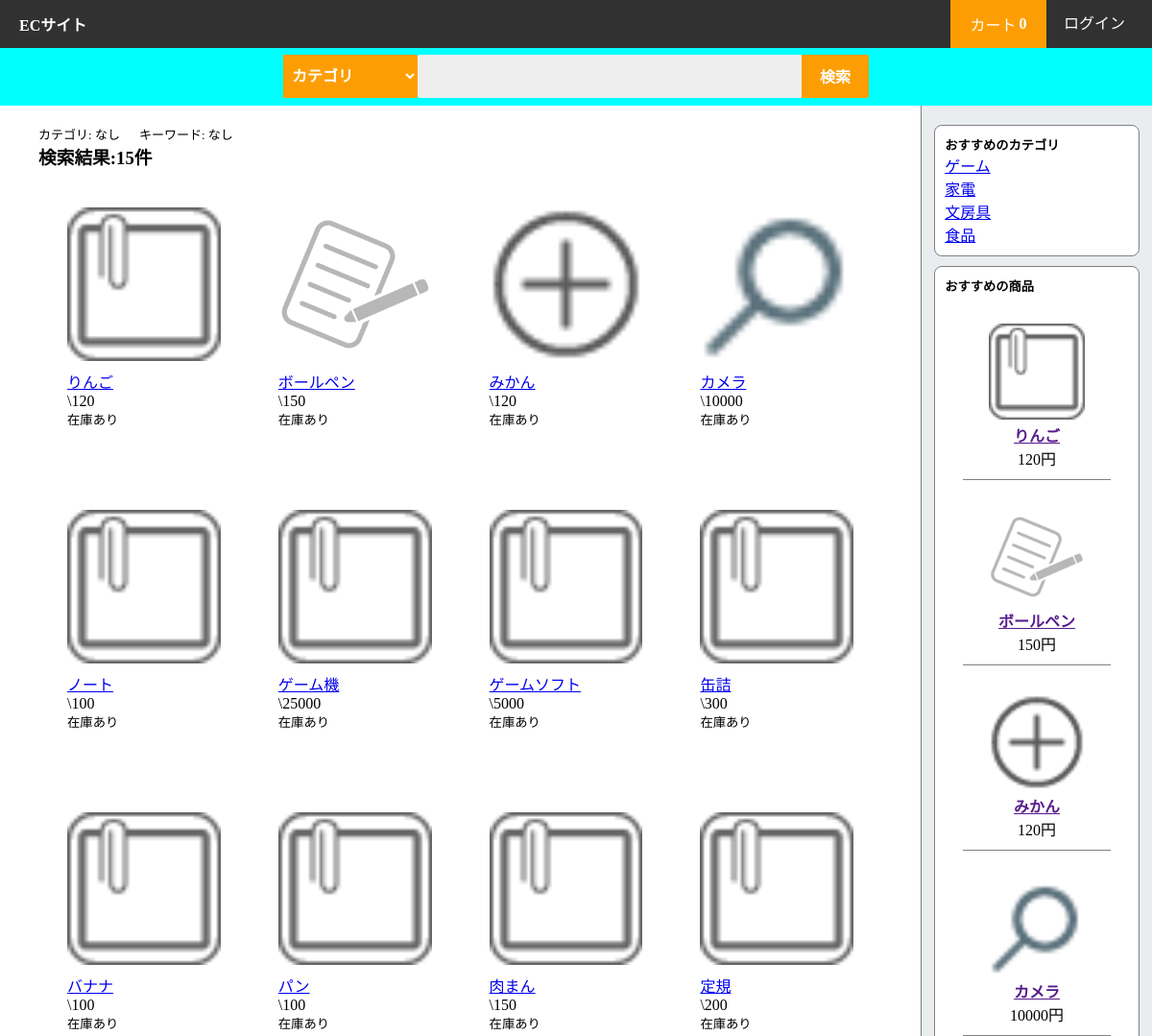
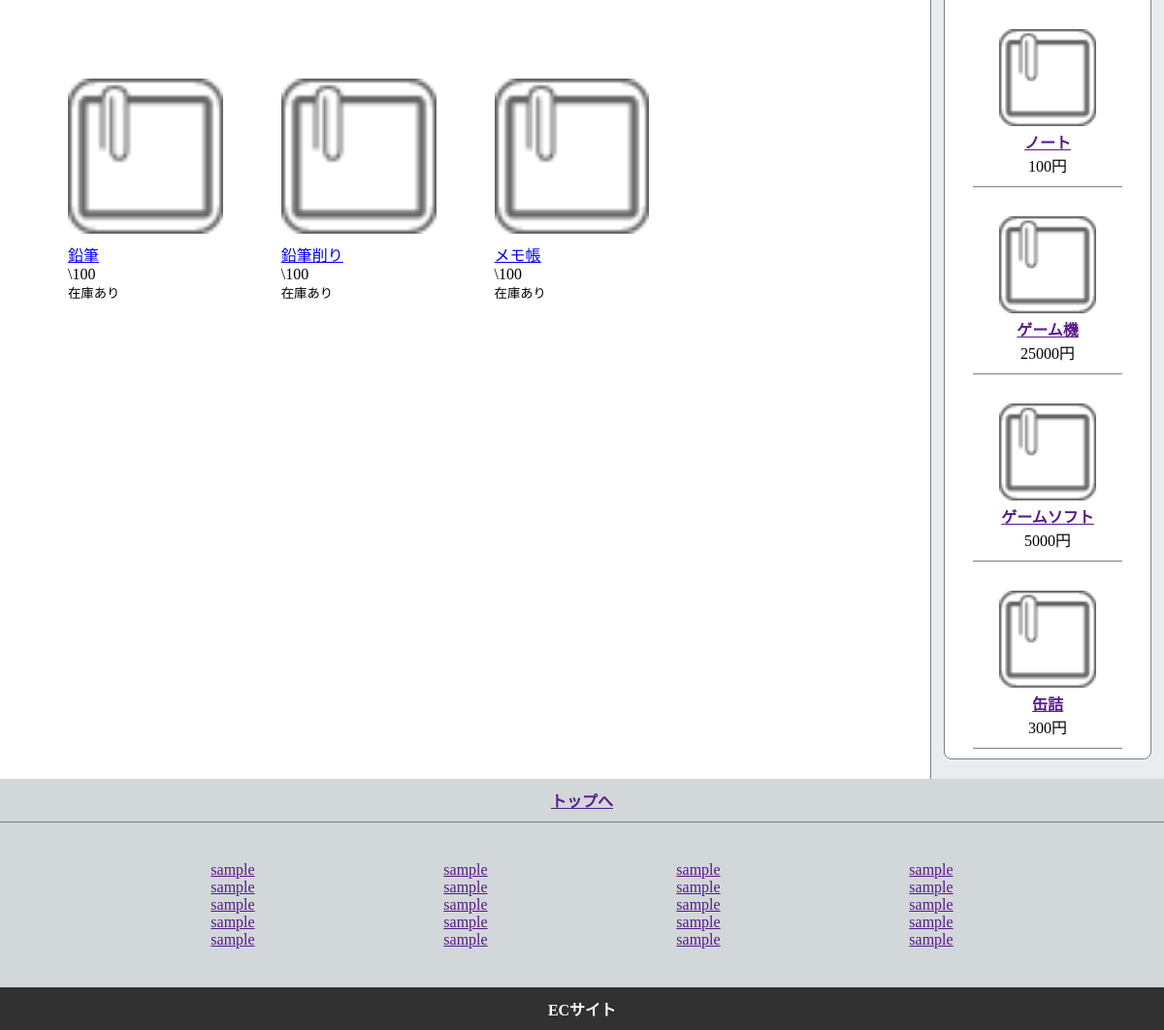
Page /test_sql/search.php on the committed database (2 pictures, top to bottom).
### tables this page shows
CREATE TABLE `product_info` (
  `Product_ID` int(11) NOT NULL,
  `Product_Name` text DEFAULT NULL,
  `Product_Category` text DEFAULT NULL,
  `Product_About` text DEFAULT NULL,
  `Product_Price` int(11) DEFAULT NULL,
  `Product_Image` text DEFAULT NULL,
  `Product_Stock` int(11) DEFAULT NULL,
  `Product_Access` int(11) NOT NULL DEFAULT 0
);

### test_sql/search.php (the view, shortened to what this page needs)
<?php
require "pdo_connect.php";
if(empty($_GET["search"]) && empty($_GET["category"])){
    $prepare = $dbh->prepare("SELECT * FROM Product_Info");
}else if(empty($_GET["search"])){
    $prepare = $dbh->prepare("SELECT * FROM Product_Info WHERE Product_Category LIKE '%".$_GET["category"]."%'");
}else if(empty($_GET["category"])){
    $prepare = $dbh->prepare("SELECT * FROM Product_Info WHERE Product_Name LIKE '%".$_GET["search"]."%'");
}else {
    $prepare = $dbh->prepare("SELECT * FROM Product_Info WHERE Product_Name LIKE '%".$_GET["search"]."%' AND Product_Category LIKE '%".$_GET["category"]."%' ");
}
$prepare->execute();
$result = $prepare->fetchAll(PDO::FETCH_ASSOC);
$prepare = $dbh->prepare("SELECT * FROM Product_Info LIMIT 8");
$prepare->execute();
$pickup = $prepare->fetchAll(PDO::FETCH_ASSOC);
?>
<!DOCTYPE html>
<html>
<head>
	<link rel="stylesheet" href="css/common.css">
	<link rel="stylesheet" href="css/search.css">
</head>
<body>
	<?php require 'nav.php'; ?>
	<?php require 'search_area.php'; ?>
	<div class="container">
		<div class="left-content">
			<div class="search-word">
				<p>
					カテゴリ:
					<?php if(!empty($_GET["category"])){
					    echo $_GET["category"];
					}else{
					    echo "なし";
					}
					?>
				</p>
				<p>
					キーワード:
					<?php if(!empty($_GET["search"])){
					    echo $_GET["search"];
					}else{
					    echo "なし";
					}
					?>
				</p>
			</div>
			<h3>検索結果:<?php echo count($result) ?>件</h3>
    		<div class="search-result">
    			<?php for($i=0; $i<count($result); $i++): ?>
    			<div class="search-result-item">
    				<a href="product.php?name=<?php echo $result[$i]["Product_ID"] ?>">
    					<img src="<?php echo $result[$i]["Product_Image"] ?>" class="search-result-image">
    				</a>
    				<a href="product.php?name=<?php echo $result[$i]["Product_ID"] ?>"><?php echo $result[$i]["Product_Name"] ?></a>
    				<div>\<?php echo $result[$i]["Product_Price"] ?></div>
    				<?php if($result[$i]["Product_Stock"] > 0): ?>
    					<small>在庫あり</small>
    				<?php else: ?>
    					<small>在庫なし</small>
    				<?php endif ?>
    			</div>
    			<?php endfor ?>
    		</div>
		</div>
		<div class="right-content">
			<div class=pickup-category>
				<h5>おすすめのカテゴリ</h5>
				<ul>
					<?php for($i=0; $i<count($category); $i++): ?>
    					<li><a href="search.php?c=<?php echo $category[$i]["Product_Category"] ?>"><?php echo $category[$i]["Product_Category"] ?></a></li>
    				<?php endfor; ?>
				</ul>
			</div>
			<div class="pickup-product">
				<h5>おすすめの商品</h5>
				<?php for($i=0; $i<count($pickup); $i++): ?>
					<div class="pickup">
						<a href="product.php?name=<?php echo $pickup[$i]["Product_ID"] ?>">
						<img src="<?php echo $pickup[$i]["Product_Image"] ?>" class="pickup-image">
						<a href=""><?php echo $pickup[$i]["Product_Name"] ?></a>
						<div class="pickup-price"><?php echo $pickup[$i]["Product_Price"] ?>円</div>
						</a>
					</div>
				<?php endfor ?>
			</div>
		</div>
	</div>
    <?php require 'footer.php'; ?>
</body>
</html>

### test_sql/css/common.css (style rules this page uses)
* { margin: 0; padding: 0; }

### test_sql/css/search.css (style rules this page uses)
.container { width:100%; display:flex; }
.left-content { width:80%; padding:20px 40px; display:flex; flex-wrap:wrap; box-sizing:border-box; align-content:flex-start; }
.search-word { width:100%; font-size:small; display:flex; }
.search-word p { margin-right:20px; }
.search-result { width:100%; min-height:300px; margin-top:10px; display:flex; flex-wrap:wrap; }
.search-result-item { display:flex; width:25%; flex-direction:column; box-sizing:border-box; padding:30px; margin-bottom:25px; }
.search-result-image { width:100%; margin-bottom:5px; }
.right-content { width:20%; background:#e9edef; display:flex; padding:20px 0px; flex-direction:column; border-left:1px solid gray; }
.pickup-category { width:80%; background:white; padding:10px; border-radius:8px; margin:0 auto; border:1px solid gray; }
.pickup-product { width:80%; background:white; padding:10px; border-radius:8px; margin:0 auto; margin-top:10px; border:1px solid gray; }
.pickup { width:80%; margin:0 auto; margin-top:20px; box-sizing:border-box; padding:10px; text-align:center; border-bottom:1px solid gray; }
.pickup-image { width:100px; height:100px; }
.pickup a { display:block; font-weight:bold; }

### test_sql/css/nav.css (style rules this page uses)
li { list-style:none; }

### rows in the picture
product_info: Product_Image (picture), Product_Name "りんご", Product_Price "120", Product_Stock "在庫あり"
product_info: Product_Image (picture), Product_Name "ボールペン", Product_Price "150", Product_Stock "在庫あり"
product_info: Product_Image (picture), Product_Name "みかん", Product_Price "120", Product_Stock "在庫あり"
product_info: Product_Image (picture), Product_Name "カメラ", Product_Price "10000", Product_Stock "在庫あり"
product_info: Product_Name "ノート", Product_Price "100", Product_Stock "在庫あり"
product_info: Product_Name "ゲーム機", Product_Price "25000", Product_Stock "在庫あり"
product_info: Product_Name "ゲームソフト", Product_Price "5000", Product_Stock "在庫あり"
product_info: Product_Name "缶詰", Product_Price "300", Product_Stock "在庫あり"
product_info: Product_Name "バナナ", Product_Price "100", Product_Stock "在庫あり"
product_info: Product_Name "パン", Product_Price "100", Product_Stock "在庫あり"
product_info: Product_Name "肉まん", Product_Price "150", Product_Stock "在庫あり"
product_info: Product_Name "定規", Product_Price "200", Product_Stock "在庫あり"
product_info: Product_Name "鉛筆", Product_Price "100", Product_Stock "在庫あり"
product_info: Product_Name "鉛筆削り", Product_Price "100", Product_Stock "在庫あり"
product_info: Product_Name "メモ帳", Product_Price "100", Product_Stock "在庫あり"

### other values in the picture
count($result) "15"
$category[$i]["Product_Category"] "ゲーム"
$category[$i]["Product_Category"] "家電"
$category[$i]["Product_Category"] "文房具"
$category[$i]["Product_Category"] "食品"
